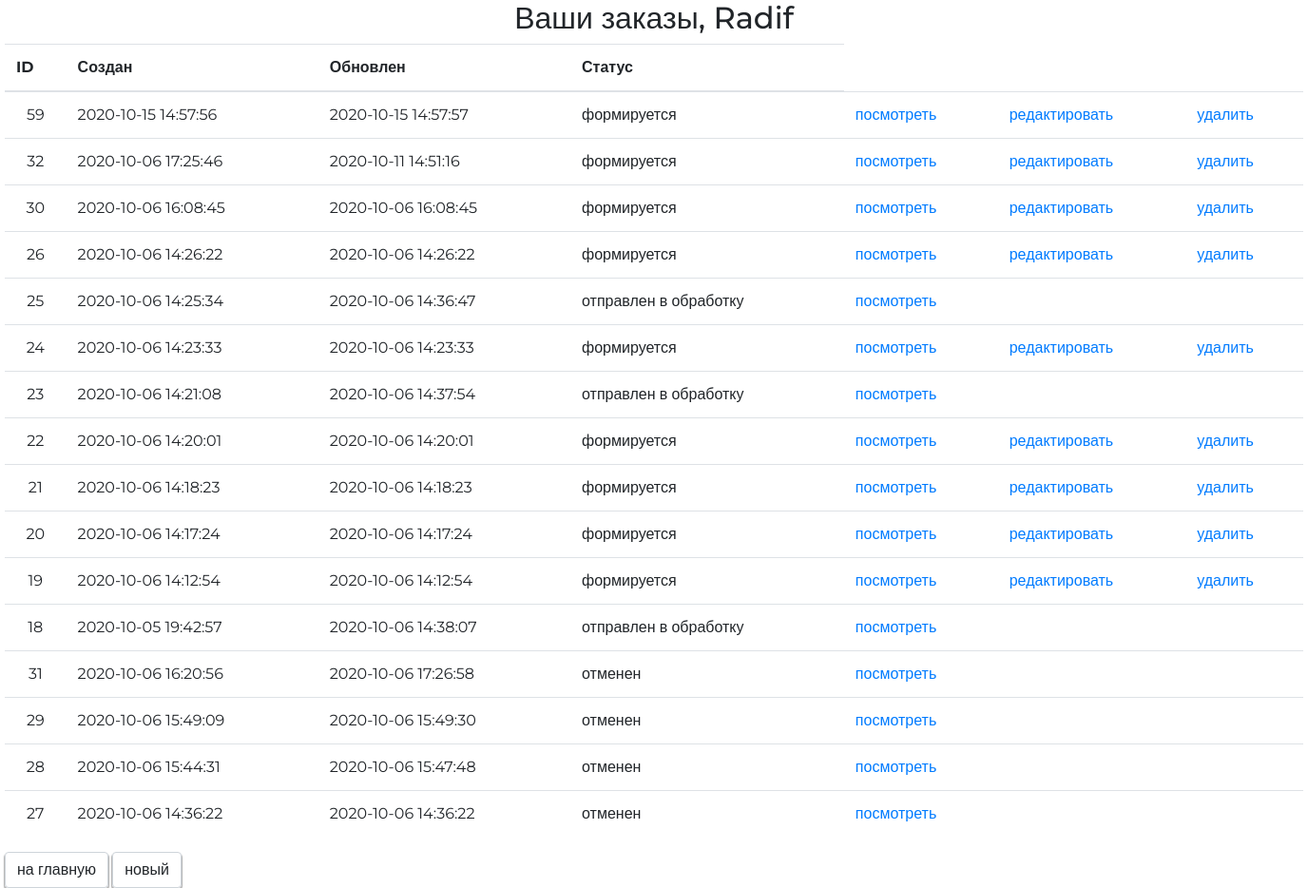
The app's page /orders/ (signed in), older data.
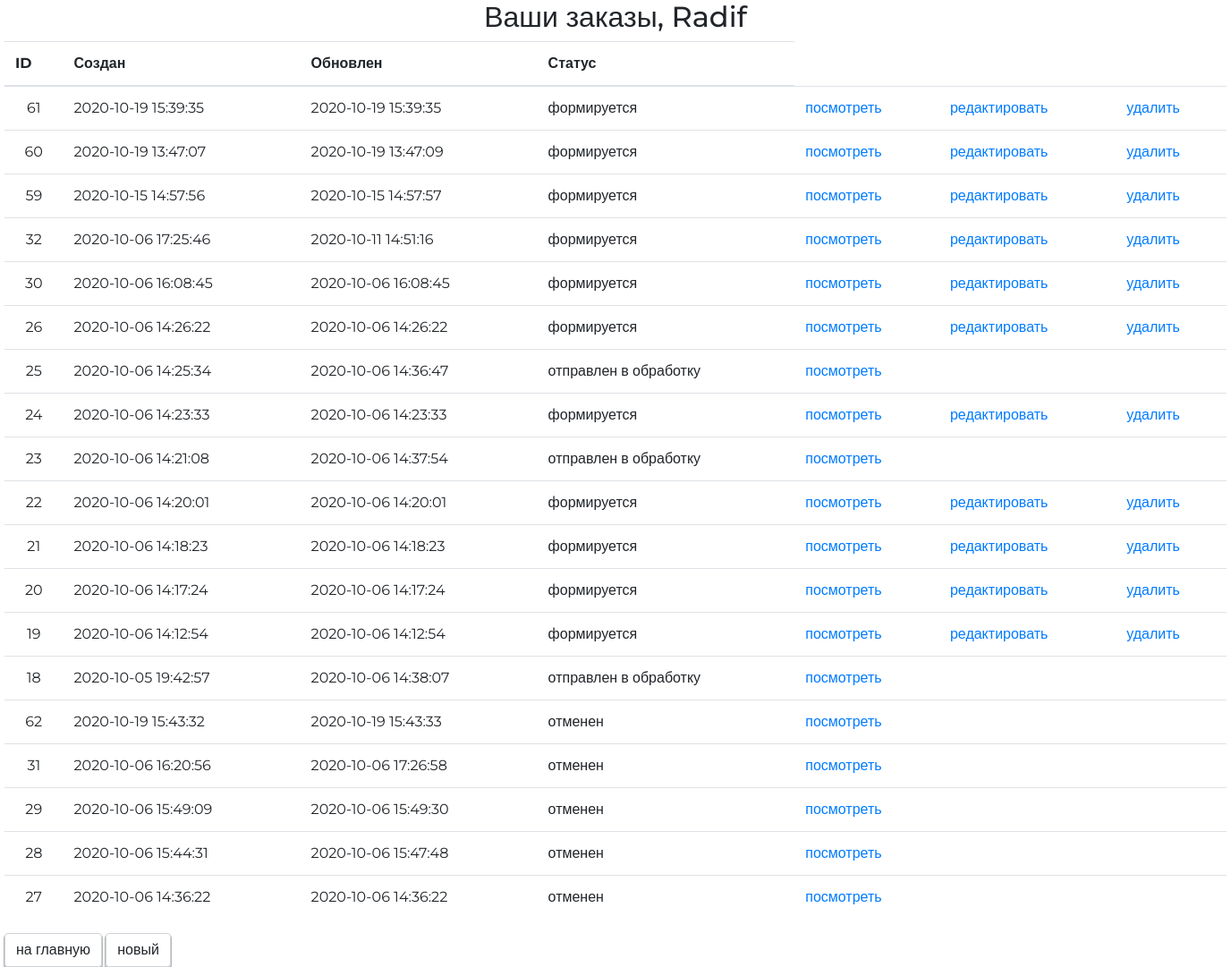
The same page, newer data.
### ordersapp/models.py (models this page shows, shortened)
class Order(models.Model):
    FORMING = 'F'
    SENT_TO_PROCEED = 'S'
    PROCEEDED = 'P'
    PAID = 'D'
    READY = 'Y'
    CANCEL = 'C'
    ORDER_STATUS_CHOICES = (
        (FORMING, 'формируется'),
        (SENT_TO_PROCEED, 'отправлен в обработку'),
        (PAID, 'оплачен'),
        (PROCEEDED, 'обрабатывается'),
        (READY, 'готов к выдаче'),
        (CANCEL, 'отменен'),
    )
    user = models.ForeignKey(get_user_model(), on_delete=models.CASCADE)
    created = models.DateTimeField(verbose_name='создан', auto_now_add=True)
    updated = models.DateTimeField(verbose_name='обновлен', auto_now=True)
    status = models.CharField(verbose_name='статус',
                              max_length=1,
                              choices=ORDER_STATUS_CHOICES,
                              default=FORMING)
    is_active = models.BooleanField(verbose_name='активен', default=True, db_index=True)
    class Meta:
        ordering = ('-is_active', '-created',)
        verbose_name = 'заказ'
        verbose_name_plural = 'заказы'
    @cached_property
    def is_forming(self):
        return self.status == self.FORMING

### ordersapp/views.py (the view)
# urls.py: path('', ordersapp.OrderList.as_view(), name='index'),
class OrderList(OnlyLoggedUserMixin, ListView):
    extra_context = {
        "page_title": "заказы",
    }
    model = Order
    def get_queryset(self):
        return Order.objects.filter(user=self.request.user)

### mainapp/context_processors.py (called while the page is built)
def get_categories(request):
    if settings.LOW_CACHE:
        key = 'links_menu'
        links_menu = cache.get(key)
        if links_menu is None:
            links_menu = ProductCategory.objects.filter(is_active=True)
            cache.set(key, links_menu)
    else:
        links_menu = ProductCategory.objects.filter(is_active=True)
    return {
        'categories': links_menu
    }

### ordersapp/views.py (called while the page is built)
    @method_decorator(login_required())
    def dispatch(self, request, *args, **kwargs):
        return super().dispatch(request, *args, **kwargs)

### ordersapp/templates/ordersapp/order_list.html
{% extends 'ordersapp/base.html' %}
{% load static %}
{% block container %}
    <div class="h2 text-center head">
        Ваши заказы, {{ user.first_name|default:user }}
    </div>
    <table class="table orders_list">
        <thead>
        <tr>
            <th>ID</th>
            <th>Создан</th>
            <th>Обновлен</th>
            <th>Статус</th>
        </tr>
        </thead>
        <tbody>
        {% for item in object_list %}
            <tr>
                <td class="td1 orders_list">{{ item.pk }}</td>
                <td>{{ item.created|date:"Y-m-d H:i:s" }}</td>
                <td>{{ item.updated|date:"Y-m-d H:i:s" }}</td>
                <td>{{ item.get_status_display }}</td>
                <td>
                    <a href="{% url 'orders:order_read' item.pk %}">
                        посмотреть
                    </a>
                </td>
                <td>
                    {% if item.is_forming %}
                        <a href="{% url 'orders:order_update' pk=item.pk %}">
                            редактировать
                        </a>
                    {% endif %}
                </td>
                <td>
                    {% if item.is_forming %}
                        <a href="{% url 'orders:order_delete' item.pk %}">
                            удалить
                        </a>
                    {% endif %}
                </td>
            </tr>
        {% endfor %}
        </tbody>
    </table>
    <a href="{% url 'main:index' %}"
       class="btn btn-default btn-round">
        на главную
    </a>
    <a href="{% url 'orders:order_create' %}"
       class="btn btn-default btn-round">
        новый
    </a>
{% endblock %}

Row changes from the older to the newer data that the page shows:
added Order: pk "61", created "2020-10-19 15:39:35", updated "2020-10-19 15:39:35", status "формируется", shows "редактировать", shows "удалить"
added Order: pk "60", created "2020-10-19 13:47:07", updated "2020-10-19 13:47:09", status "формируется", shows "редактировать", shows "удалить"
added Order: pk "62", created "2020-10-19 15:43:32", updated "2020-10-19 15:43:33", status "отменен"
